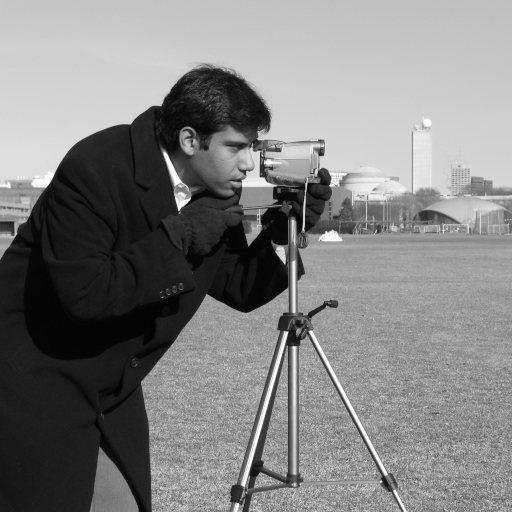
#> input picture skimage.data.camera(), 512 x 512 px
$ python scikit_image_test.py
#> lines starting #> are read from the running program, lines starting #| are printed output that depends on the picture
from skimage import io, data, color, img_as_float
from skimage import img_as_ubyte, data_dir
from skimage import transform
import numpy as np
import matplotlib
import matplotlib.pyplot as plt
from skimage.viewer import ImageViewer


from __init__ import PROJECT_PATH


# [206 lines left out: functions print_image_info_test, operate_pixel_test, operate_pixel_test_1, operate_pixel_test_2, convert_pixel_type_test, rgb2gray_test and 8 more, not called in this run]


def rotate_image_test():
    img = data.camera()
#> img is the input picture: shape (512, 512); min 0, max 255, mean 129.1
    print(img.shape)  #图片原始大小
#| (512, 512)
    img1=transform.rotate(img, 60) #旋转90度，不改变大小
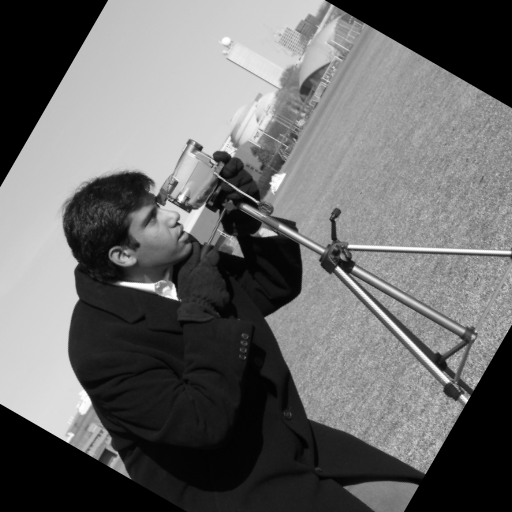
#> img1: shape (512, 512) float64; min 0, max 1, mean 0.419
    print(img1.shape)
#| (512, 512)
    img2=transform.rotate(img, 30,resize=True)  #旋转30度，同时改变大小
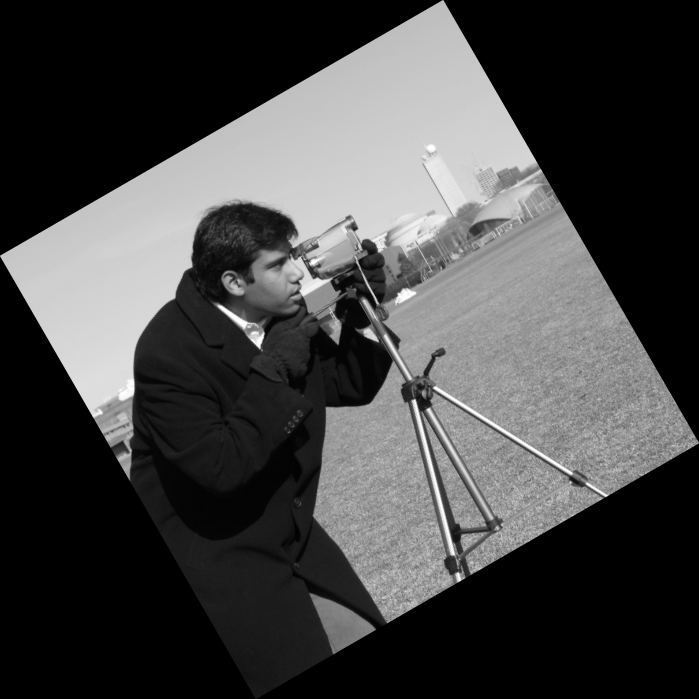
#> img2: shape (699, 699) float64; min 0, max 1, mean 0.272
    print(img2.shape)
#| (699, 699)

    plt.figure('resize')

    plt.subplot(121)
    plt.title('rotate 60')
    plt.imshow(img1,plt.cm.gray)

    plt.subplot(122)
    plt.title('rotate  30')
    plt.imshow(img2,plt.cm.gray)

    plt.show()
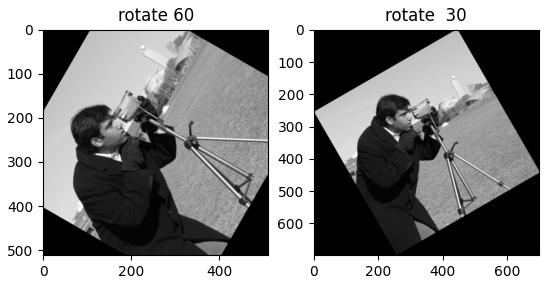
#> figure drawn by matplotlib, 2 panels


if __name__ == "__main__":
    # [14 lines of commented-out code are left out]
    rotate_image_test()
